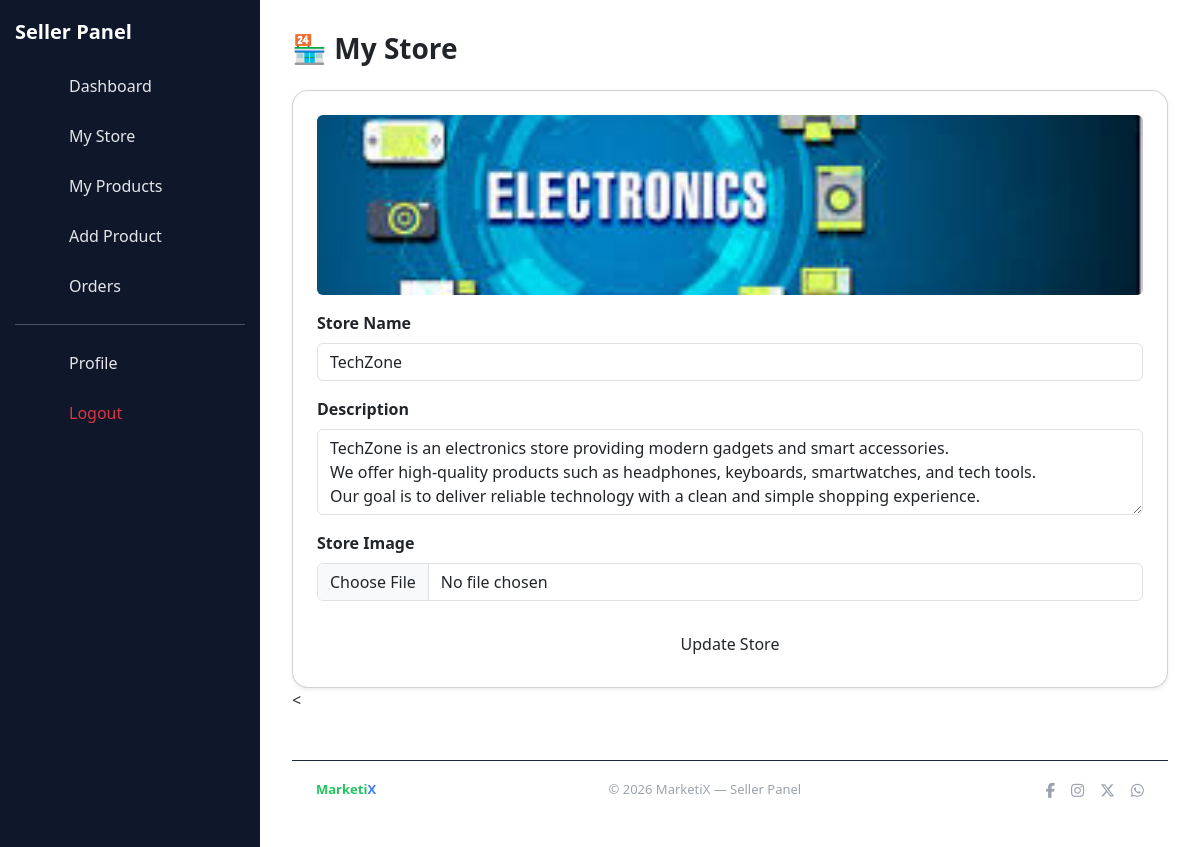
Screenshot of /views/seller/store.php (signed in) with the database file from the repository.
### tables this page shows
CREATE TABLE `stores` (
  `store_id` int(11) NOT NULL,
  `seller_id` int(11) NOT NULL,
  `store_name` varchar(150) NOT NULL,
  `store_description` text DEFAULT NULL,
  `store_image` varchar(255) DEFAULT NULL,
  `store_views` int(10) UNSIGNED NOT NULL DEFAULT 0,
  `store_status` enum('active','inactive','blocked') NOT NULL DEFAULT 'active',
  `created_at` timestamp NOT NULL DEFAULT current_timestamp()
);

### views/seller/store.php (called while the page is built, shortened)
<?php
require_once $_SERVER['DOCUMENT_ROOT'] . '/MarketiX/app/bootstrap.php';
$userId = (int) $_SESSION['user_id'];
$storeController = new SellerStoreController($pdo);
$sellerId = $storeController->getOrCreateSeller($userId);
$store    = $storeController->getStore($sellerId);
require __DIR__ . '/pages/store_content.php';
require ROOT_PATH . '/views/seller/layouts/dashboard_layout.php';

### app/controllers/SellerStoreController.php (called while the page is built, shortened)
<?php
class SellerStoreController
{
    private PDO $pdo;
    public function __construct(PDO $pdo)
    {
        $this->pdo = $pdo;
    }
    public function getOrCreateSeller(int $userId): int
    {
        $stmt = $this->pdo->prepare("
            SELECT seller_id
            FROM sellers
            WHERE user_id = ?
            LIMIT 1
        ");
        $stmt->execute([$userId]);
        $sellerId = (int)$stmt->fetchColumn();
        return $sellerId;
    }
    public function getStore(int $sellerId): ?array
    {
        $stmt = $this->pdo->prepare("
            SELECT *
            FROM stores
            WHERE seller_id = ?
            LIMIT 1
        ");
        $stmt->execute([$sellerId]);
        return $stmt->fetch(PDO::FETCH_ASSOC) ?: null;
    }
}

### app/bootstrap.php (called while the page is built, shortened)
<?php
spl_autoload_register(function ($class) {
    $paths = [
        ROOT_PATH . '/app/controllers/',
        ROOT_PATH . '/app/models/',
        ROOT_PATH . '/app/middleware/',
    ];
    foreach ($paths as $path) {
        $file = $path . $class . '.php';
        if (file_exists($file)) {
            return;
        }
    }
}
);

### views/seller/pages/store_content.php (the view, shortened to what this page needs)
<h3 class="fw-bold mb-4">🏪 My Store</h3>
<div class="card shadow-sm rounded-4 p-4">
  <?php if (!empty($store['store_image'])): ?>
    <img
      src="<?= BASE_URL ?>/public/uploads/stores/<?= htmlspecialchars($store['store_image']) ?>"
      class="rounded mb-3"
      style="max-height:180px;object-fit:cover;width:100%;">
  <?php endif; ?>
  <form method="POST" enctype="multipart/form-data">
    <div class="mb-3">
      <label class="form-label fw-semibold">Store Name</label>
      <input
        name="store_name"
        class="form-control"
        value="<?= htmlspecialchars($store['store_name'] ?? '') ?>"
        required>
    </div>
    <div class="mb-3">
      <label class="form-label fw-semibold">Description</label>
      <textarea
        name="store_description"
        class="form-control"
        rows="3"><?= htmlspecialchars($store['store_description'] ?? '') ?></textarea>
    </div>
    <div class="mb-4">
      <label class="form-label fw-semibold">Store Image</label>
      <input
        type="file"
        name="store_image"
        class="form-control"
        accept="image/*">
    </div>
    <button class="btn btn-primary-custom w-100">
      <?= $store ? 'Update Store' : 'Create Store' ?>
    </button>
  </form>
</div>

### views/seller/layouts/dashboard_layout.php (style rules this page uses)
:root { --mx-green: #22c55e; --mx-blue: #3b82f6; --mx-dark: #0f172a; --mx-dark-2: #111827; --mx-border: #1f2937; --mx-text: #e5e7eb; --mx-muted: #9ca3af; }

### rows the page displays
stores: store_image (picture), store_name "TechZone", store_description "TechZone is an electronics store providing modern gadgets and smart accessories. We offer high-quality products such as headphones, keyboards, smartwatches, and tech tools. Our goal is to deliver reliable technology with a clean and simple shopping experience."
